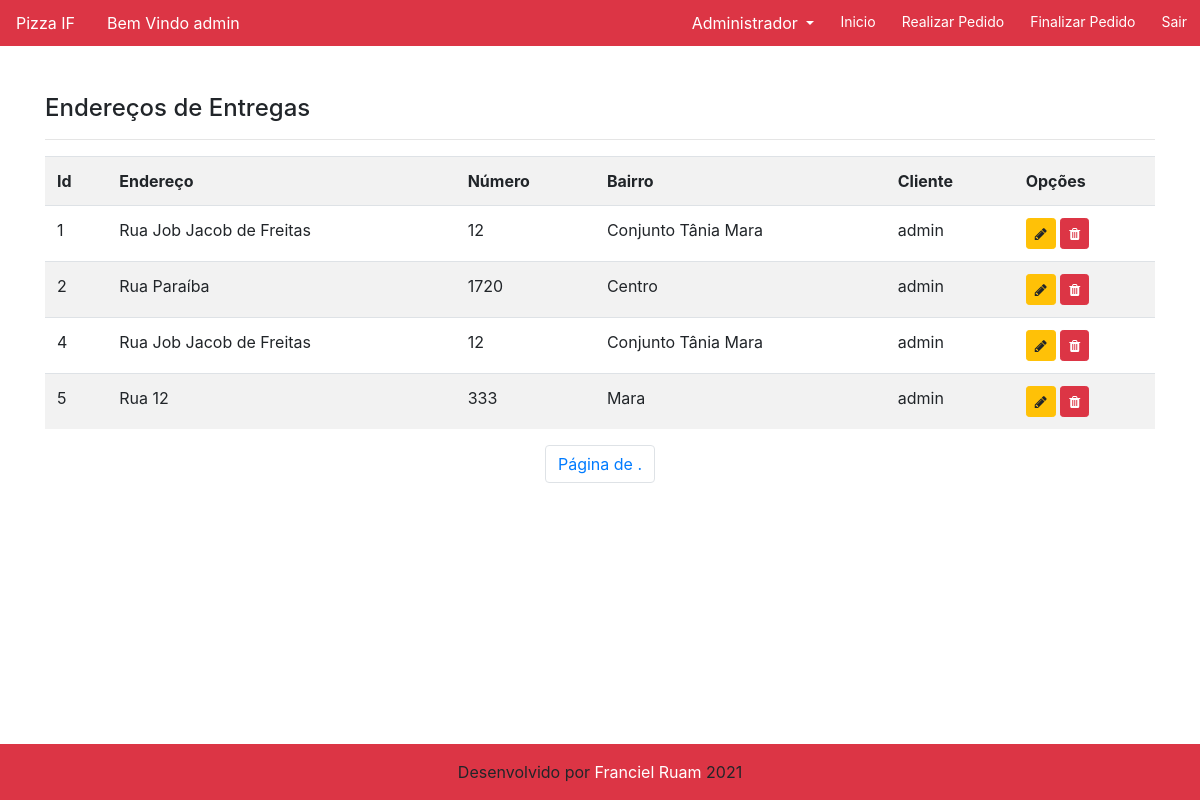
The page /listar/pedido/ (signed in) on the database as committed earlier.
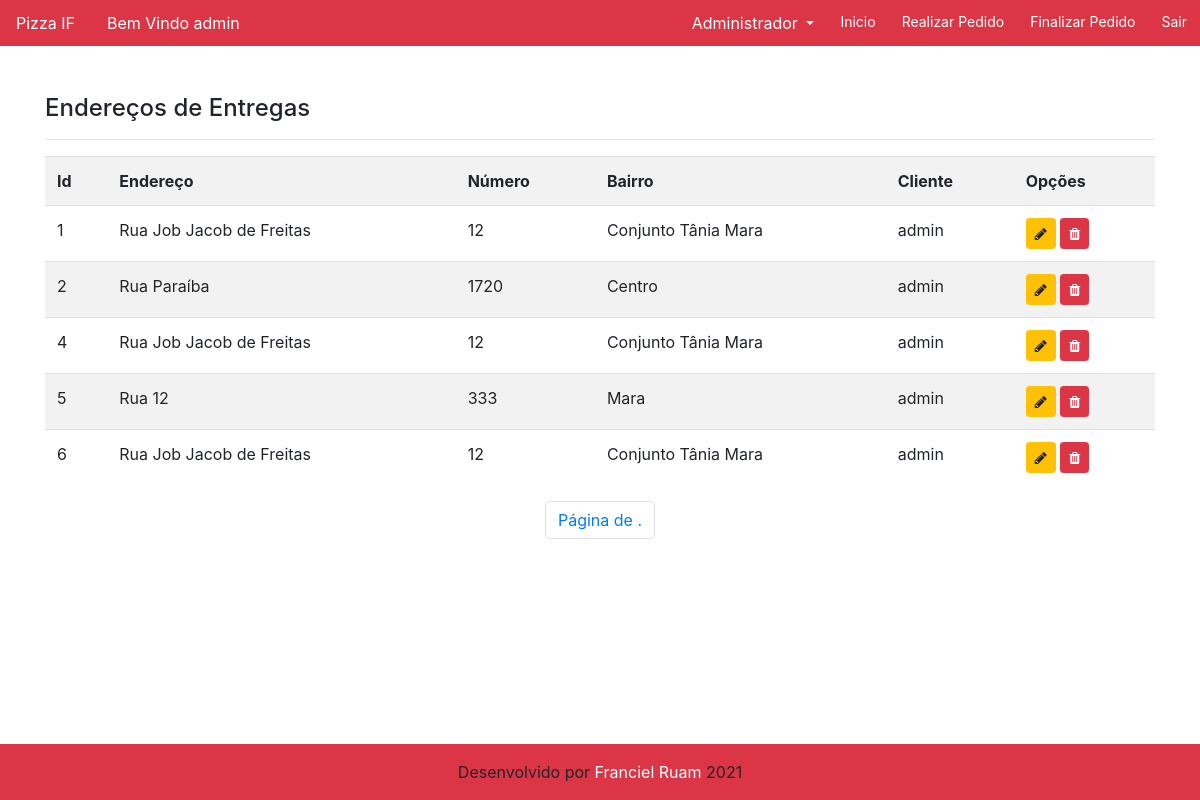
The same page on the database as committed later.
### cadastro/models.py (models this page shows, shortened)
class Pedido(models.Model):
    enderecoRua = models.CharField(max_length=250, verbose_name="Endereço")
    enderecoNum = models.IntegerField(verbose_name="Número")
    enderecoBairro = models.CharField(max_length=50, verbose_name="Bairro")
    cliente = models.ForeignKey(User, on_delete=models.PROTECT)

### cadastro/views.py (the view)
# urls.py: path('listar/pedido/', PedidoList.as_view(), name='listar-pedido'),
class PedidoList(LoginRequiredMixin, ListView):
    login_url = reverse_lazy('login')
    model = Pedido
    template_name = "cadastro/listas/pedido.html"

### cadastro/templates/cadastro/listas/pedido.html (shortened to what this page needs)
{% extends 'paginas/modelo.html' %}
{% load static %}
{% load crispy_forms_tags %}
{% block conteudo %}
<h4>Endereços de Entregas</h4>
<hr>
<div class="table-responsive">
    <table class="table table-striped">
        <tr>
            <th>Id</th>
            <th>Endereço</th>
            <th>Número</th>
            <th>Bairro</th>
            <th>Cliente</th>
            <th>Opções</th>
        </tr>
        {% for pedido in object_list %}
        <tr>
            <td>{{ pedido.id }}</td>
            <td>{{ pedido.enderecoRua }}</td>
            <td>{{ pedido.enderecoNum }}</td>
            <td>{{ pedido.enderecoBairro }}</td>
            <td>{{ pedido.cliente }}</td>
            <td>
                <a href="{% url 'atualizar-pedido' pedido.pk %}" class="btn btn-warning btn-sm" title="Editar">
                    <i class="fa fa-pencil" aria-hidden="true"></i>
                </a>
                <a href="{% url 'excluir-pedido' pedido.pk %}" class="btn btn-danger btn-sm" title="Excluir">
                    <i class="fa fa-trash" aria-hidden="true"></i>
                </a>
            </td>
        </tr>
        {% empty %}
        <tr>
            <td colspan="3">Nenhum endereço Registrado</td>
        </tr>
        {% endfor %}
    </table>
    <ul class="pagination justify-content-center">
        <li class="page-item">
            <span class="page-link">Página {{ page_obj.number }} de {{ page_obj.paginator.num_pages }}.</span>
        </li>
    </ul>
</div>
{% endblock %}

Rows that differ between the two databases and show on the page:
added Pedido: id "6", enderecoRua "Rua Job Jacob de Freitas", enderecoNum "12", enderecoBairro "Conjunto Tânia Mara", cliente "admin"
